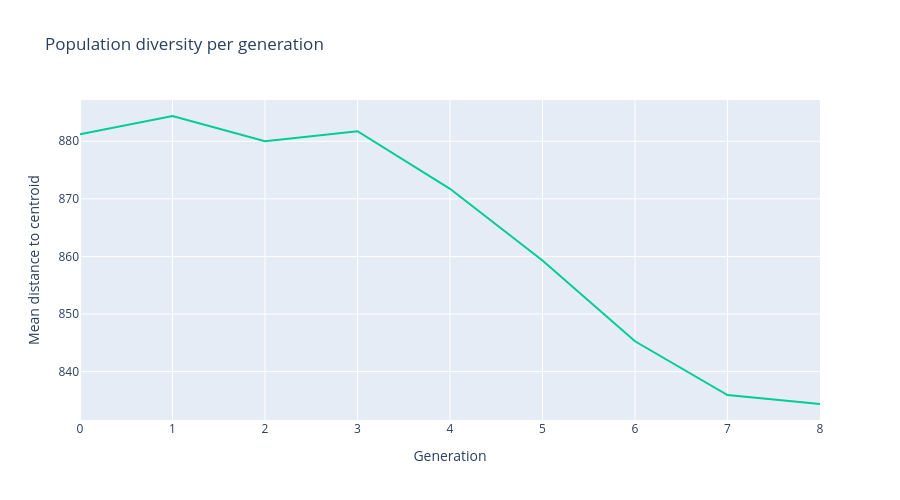

The notebook cell this image was saved under:
### Code cell
get_diversity_per_gen(data)

### Figure 1 — Plotly figure (JSON) as saved in the notebook; plotly's stock layout.template omitted (floating-point values rounded to 4 significant figures)
{"data": [{"line": {"color": "rgba(0, 204, 150, 1.0)", "width": 2}, "mode": "lines", "name": "Diversity (mean dist to centroid)", "type": "scatter", "x": [0, 1, 2, 3, 4, 5, 6, 7, 8], "y": [881.2, 884.4, 880.0, 881.7, 871.7, 859.3, 845.3, 835.9, 834.4]}], "layout": {"height": 500, "hovermode": "x unified", "title": {"text": "Population diversity per generation"}, "width": 900, "xaxis": {"title": {"text": "Generation"}}, "yaxis": {"title": {"text": "Mean distance to centroid"}}}}
